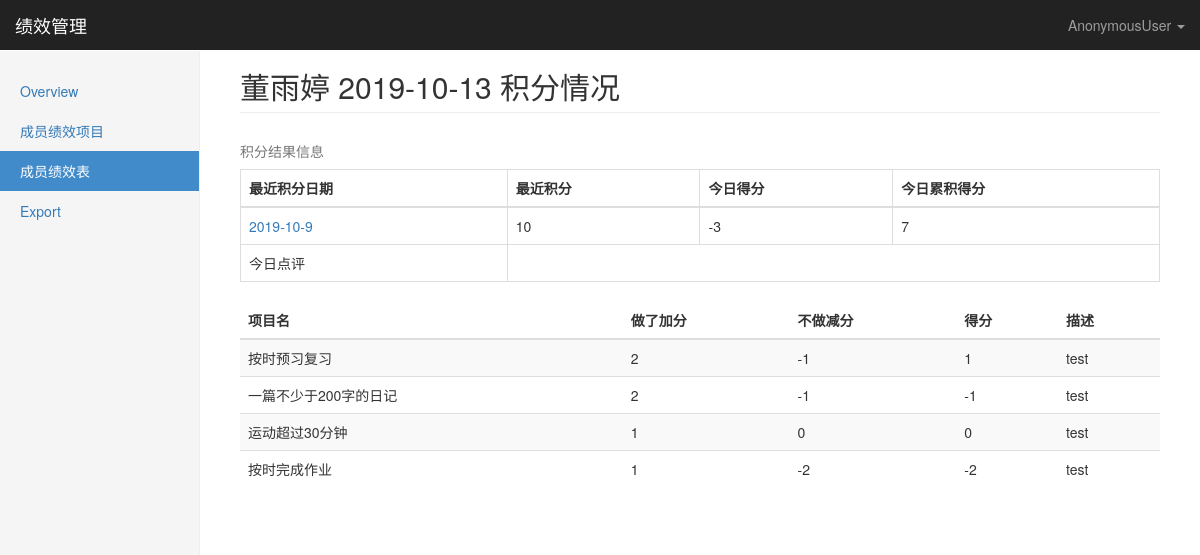
Page /family/perfrecords/2019-10-13/3/ on the committed database.
### fpm/models.py (models this page shows, shortened)
class Common(models.Model):
    create_time = models.DateTimeField(verbose_name='创建时间',auto_now_add=True)
    mod_time = models.DateTimeField(verbose_name='修改时间', auto_now=True)
    class Meta:
        abstract = True

class MemberInfo(Common):
    sex_choices =(
        (0,'男'),
        (1,'女'),
    )
    name = models.CharField('姓名',max_length=64)
    sex = models.SmallIntegerField('性别', choices=sex_choices, default=1)
    age = models.DecimalField('年龄',max_digits=3,decimal_places=0,default=0)
    family = models.ForeignKey(Family,on_delete=models.CASCADE)
    class Meta:
        verbose_name = '成员表'
        verbose_name_plural = verbose_name
        unique_together =['name','family']

class Result(Common):
    day = models.DateField(verbose_name='日期')
    member = models.ForeignKey(MemberInfo,on_delete=models.CASCADE,verbose_name='成员')
    score = models.SmallIntegerField(verbose_name='总分')
    score_sum = models.SmallIntegerField(verbose_name='累计分数')
    description = models.CharField(verbose_name='总评', max_length=256,default='', blank=True)
    class Meta:
        verbose_name = '成绩表'
        verbose_name_plural = verbose_name

class PerfRecord(Common):
    day = models.DateField(verbose_name='日期')
    member = models.ForeignKey(MemberInfo,on_delete=models.CASCADE,verbose_name='成员')
    item = models.ForeignKey(PerfItem, on_delete=models.CASCADE, verbose_name='绩效项')
    score = models.SmallIntegerField(verbose_name='计分')
    description = models.CharField(verbose_name='描述', max_length=256, default='', blank=True)
    class Meta:
        verbose_name = '绩效记录表'
        verbose_name_plural = verbose_name

class PerfItem(Common):
    name = models.CharField('项目名', max_length=256)
    score_up = models.PositiveSmallIntegerField('加分', default=0)
    score_down = models.SmallIntegerField('减分', default=0)
    active = models.BooleanField('状态', default=True)
    member = models.ForeignKey(MemberInfo, verbose_name='成员', on_delete=models.CASCADE)
    class Meta:
        verbose_name = '成员项目表'
        verbose_name_plural = verbose_name

### fpm/views.py (the view, shortened to what this page needs)
# urls.py: path('perfrecords/<int:year>-<int:month>-<int:day>/<int:pk>/', views.PerfRecordView.as_view(),name='member_perfrecords'),
class PerfRecordView(View):
    def get_sum_result_obj(self,day,member):
        sum_result_obj = {}
        existing_results = models.Result.objects.order_by('-day')
        if not existing_results:
            sum_result_obj['pre_sum'] = 0
            sum_result_obj['sum'] = 0
            sum_result_obj['pre_day'] = None
            sum_result_obj['cur_day'] = None
        else:
            day_result = existing_results.filter(day=day, member=member)
            if day_result:
                sum_result_obj['cur_day'] = day_result[0]
                sum_result_obj['sum'] = 0
            else:
                sum_result_obj['cur_day'] = None
                sum_result_obj['sum'] = 0
            pre_results = existing_results.filter(day__lt=day, member=member).order_by('-day')
            if pre_results:
                sum_result_obj['pre_day'] = pre_results[0]
                sum_result_obj['pre_sum'] = pre_results[0].score_sum
            else:
                sum_result_obj['pre_day'] = None
                sum_result_obj['pre_sum'] = 0
        return sum_result_obj
    def get(self,request, *args, **kwargs):
        today = datetime.datetime.now().date()
        day = datetime.date(kwargs['year'],kwargs['month'],kwargs['day'])
        member = models.MemberInfo.objects.get(pk=kwargs['pk'])
        records = models.PerfRecord.objects.filter(day=day,member=member)
        sum_result_obj = utilities.dict_to_object(self.get_sum_result_obj(day,member))
        if not records and today == day:
            items = models.PerfItem.objects.filter(member=member,active=True)
            return render(request, 'fpm/member_perfrecords_input.html',
                          {'member': member,
                           'day': day,
                           'items':items,
                           'sum_result_obj':sum_result_obj})
        elif records:
           return render(request, 'fpm/member_perfrecords.html',
                         {'member': member,
                          'day': day,
                          'records':records,
                          'sum_result_obj':sum_result_obj})
        else:
            return render(request, 'fpm/member_perfrecords.html',
                          {'member': member,
                           'day': day,
                           'sum_result_obj':sum_result_obj})
        return render(request, 'fpm/member_perfrecords.html',
                      {'member':member,
                       'day':day,
                       'sum_result_obj':sum_result_obj})

### fpm/utilities.py (called while the page is built)
def dict_to_object(dictObj):
    if not isinstance(dictObj, dict):
        return dictObj
    inst = Dict()
    for k, v in dictObj.items():
        inst[k] = dict_to_object(v)
    return inst

### templates/fpm/member_perfrecords.html
{% extends 'fpm/member_perfrecordindex.html' %}
{% block right-content-container %}
     <h2 class="page-header">{{ member.name }} {{day|date:"Y-m-d"}} 积分情况</h2>
      <table class="table table-bordered">
        <caption>积分结果信息</caption>
        <thead>
            <tr>
                <th>最近积分日期</th>
                <th>最近积分</th>
                <th>今日得分</th>
                <th>今日累积得分</th>
            </tr>
        </thead>
        <tbody>
            <tr>
                <td>
                    {% if sum_result_obj.pre_day %}
                    <a href="{% url 'fpm:member_perfrecords' sum_result_obj.pre_day.day.year sum_result_obj.pre_day.day.month sum_result_obj.pre_day.day.day  member.id %}">
                    {{sum_result_obj.pre_day.day |date:"Y-m-j"}}
                    </a>
                    {% else %} 没有上条记录 {% endif %}
                </td>
                <td>{{sum_result_obj.pre_sum}}</td>
                <td>{% if sum_result_obj.cur_day %}{{sum_result_obj.cur_day.score }}{% else %} 0 {% endif %} </td>
                <td>{% if sum_result_obj.cur_day %}{{sum_result_obj.cur_day.score_sum }}{% else %} 0 {% endif %} </td>
            </tr>
            <tr>
                <td>今日点评</td>
                <td colspan="3">{% if sum_result_obj.cur_day %}{{sum_result_obj.cur_day.description }} {% endif %} </td>
            </tr>
        </tbody>
    </table>
      <table class="table table-striped ">
            <thead>
                <tr>
                    <th>项目名</th>
                    <th>做了加分</th>
                    <th>不做减分</th>
                    <th>得分</th>
                    <th>描述</th>
                </tr>
            </thead>
            <tbody>
              {% for record in records %}
                <tr>
                    <td>{{record.item.name}}</td>
                     <td>{{record.item.score_up }}</td>
                     <td>{{record.item.score_down }}</td>
                     <td>{{record.score}}</td>
                     <td>{{record.description}}</td>
                </tr>
              {% empty %}
                <tr>
                    <td colspan="4">这天你没有绩效积分哦！</td>
                </tr>
              {% endfor %}
            </tbody>
     </table>
{% endblock %}

### statics/css/dashboard.css (style rules this page uses)
body { padding-top: 50px; }
.main .page-header { margin-top: 0; }

### rows in the picture
MemberInfo: name "董雨婷"
Result: pre_day.day "2019-10-9"
Result: cur_day.score "-3", cur_day.score_sum "7"
PerfRecord: item.name "按时预习复习", item.score_up "2", item.score_down "-1", score "1", description "test"
PerfRecord: item.name "一篇不少于200字的日记", item.score_up "2", item.score_down "-1", score "-1", description "test"
PerfRecord: item.name "运动超过30分钟", item.score_up "1", item.score_down "0", score "0", description "test"
PerfRecord: item.name "按时完成作业", item.score_up "1", item.score_down "-2", score "-2", description "test"

### other values in the picture
{{ request.user }} "AnonymousUser"
{{ day|date:"Y-m-d" }} "2019-10-13"
{{ sum_result_obj.pre_sum }} "10"
